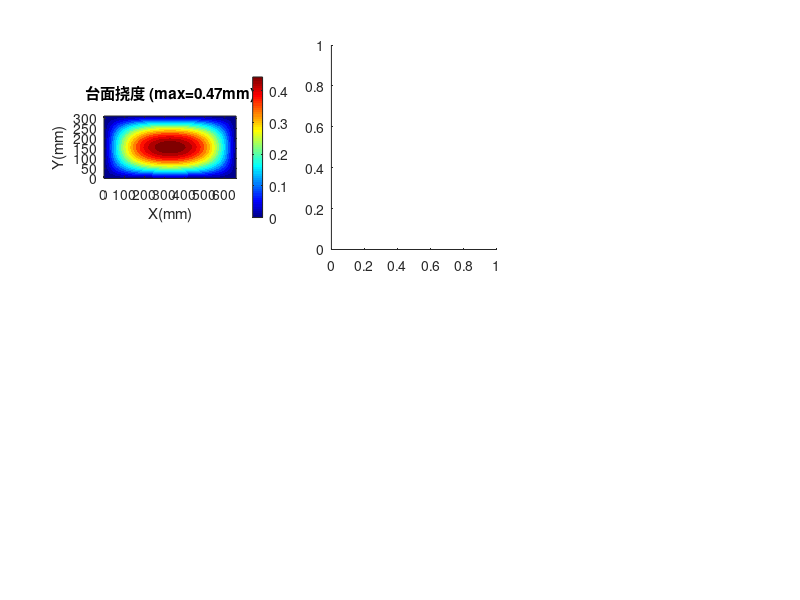

Recreate this plot in MATLAB. (Note: this script raises an error after producing the figure.)
%% 剪叉式升降台 —— FEA 有限元分析
% 臂: 36×4.8mm 实心扁钢, L=600mm
% 台面: Navier板弯曲 + 臂: 梁单元FEA + 销轴
% 额定 50kg
clear; clc; close all;

E = 206000;  nu = 0.3;
sigma_allow = 235/1.5;

%% ===== 参数 =====
L_arm = 600;   alpha_low = 15.78;   beta_low = alpha_low/2;
Q_load = 50;
F_load = Q_load * 9.81;
F_arm  = F_load / (4 * sind(beta_low));

% 臂 36×4.8mm 扁钢
B_arm = 4.8;   H_arm = 36;
A_sec = B_arm * H_arm;
I_strong = B_arm * H_arm^3 / 12;
I_weak   = H_arm * B_arm^3 / 12;
W_strong = I_strong / (H_arm/2);

% 台面 660×312×3
a_plt = 660;  b_plt = 312;  t_plt = 3;
q_plt = F_load/(a_plt*b_plt);
D_plate = E*t_plt^3/(12*(1-nu^2));

% 销轴 D=18
D_pin = 18;

fprintf('========== 剪叉升降台 FEA (Q=%.0fkg) ==========\n', Q_load);
fprintf('臂: %.0f×%.0fmm 扁钢, L=%.0fmm\n\n', B_arm, H_arm, L_arm);

%% ===== Part 1: 台面板 Navier 级数解 =====
fprintf('--- Part 1: 台面弯曲 (%.0f×%.0f×%.0fmm) ---\n', a_plt, b_plt, t_plt);

w_c = 0;  Mx_c = 0;  My_c = 0;
for m = 1:2:81
    sm = sin(m*pi/2);
    for n = 1:2:81
        sn = sin(n*pi/2);
        amn = (m/a_plt)^2 + (n/b_plt)^2;
        w_c  = w_c  + 16*q_plt/(pi^6*D_plate*m*n*amn^2)*sm*sn;
        Mx_c = Mx_c + 16*q_plt/(pi^4*m*n*amn^2)*((m/a_plt)^2+nu*(n/b_plt)^2)*sm*sn;
        My_c = My_c + 16*q_plt/(pi^4*m*n*amn^2)*((n/b_plt)^2+nu*(m/a_plt)^2)*sm*sn;
    end
end
sx_c = 6*abs(Mx_c)/t_plt^2;
sy_c = 6*abs(My_c)/t_plt^2;
svm_c = sqrt(sx_c^2 + sy_c^2 - sx_c*sy_c);

fprintf('  w_max = %.2f mm (L/%.0f)\n', w_c, b_plt/w_c);
fprintf('  sigma_vm = %.1f MPa (%.0f%%)', svm_c, svm_c/sigma_allow*100);
if svm_c < sigma_allow, fprintf('  OK\n\n'); else, fprintf('  FAIL\n\n'); end

%% ===== Part 2: 臂 FEA (梁单元) =====
fprintf('--- Part 2: 臂 FEA (30梁单元, 两端铰支) ---\n');

n_elem = 30;  n_nodes = n_elem + 1;  L_e = L_arm / n_elem;
ndof = 3;  n_dof_total = n_nodes * ndof;
K_glob = zeros(n_dof_total);  F_glob = zeros(n_dof_total, 1);

k_e = @(L) [E*A_sec/L,  0,              0,             -E*A_sec/L,  0,              0;
            0,           12*E*I_strong/L^3,6*E*I_strong/L^2,0,       -12*E*I_strong/L^3,6*E*I_strong/L^2;
            0,           6*E*I_strong/L^2, 4*E*I_strong/L, 0,       -6*E*I_strong/L^2, 2*E*I_strong/L;
            -E*A_sec/L, 0,              0,             E*A_sec/L,   0,              0;
            0,           -12*E*I_strong/L^3,-6*E*I_strong/L^2,0,    12*E*I_strong/L^3,-6*E*I_strong/L^2;
            0,           6*E*I_strong/L^2, 2*E*I_strong/L, 0,       -6*E*I_strong/L^2, 4*E*I_strong/L];

for ie = 1:n_elem
    dof_map = ((ie-1)*ndof+1):((ie+1)*ndof);
    K_glob(dof_map, dof_map) = K_glob(dof_map, dof_map) + k_e(L_e);
end

% BC: 两端铰支
fixed_dof = [1, 2, n_dof_total-1];
free_dof  = setdiff(1:n_dof_total, fixed_dof);

% 轴向力
F_glob(n_dof_total-2) = -F_arm;

% 自重
w_s = 7850e-9 * A_sec * 9.81;
for ie = 1:n_elem
    f_eq = w_s * L_e / 2;  m_eq = w_s * L_e^2 / 12;
    F_glob((ie-1)*ndof+2) = F_glob((ie-1)*ndof+2) + f_eq;
    F_glob((ie-1)*ndof+3) = F_glob((ie-1)*ndof+3) - m_eq;
    F_glob(ie*ndof+2)     = F_glob(ie*ndof+2)     + f_eq;
    F_glob(ie*ndof+3)     = F_glob(ie*ndof+3)     + m_eq;
end

U_glob = zeros(n_dof_total, 1);
U_glob(free_dof) = K_glob(free_dof, free_dof) \ F_glob(free_dof);

ux = U_glob(1:ndof:end);  uy = U_glob(2:ndof:end);

sigma_ax_elem = zeros(n_elem,1);  sigma_bd_elem = zeros(n_elem,1);
for ie = 1:n_elem
    u_e = U_glob(((ie-1)*ndof+1):((ie+1)*ndof));
    F_e = k_e(L_e) * u_e;
    N = abs((F_e(4)-F_e(1))/2);
    M = max(abs(F_e(3)), abs(F_e(6)));
    sigma_ax_elem(ie) = N / A_sec;
    sigma_bd_elem(ie) = M / W_strong;
end

sigma_arm_fea = max(sigma_ax_elem + sigma_bd_elem);
uy_max = max(abs(uy));

% 屈曲 (弱轴)
i_min = sqrt(I_weak/A_sec);
lam = L_arm / i_min;
F_cr_weak = pi^2 * E * I_weak / L_arm^2;
n_buckle = F_cr_weak / F_arm;
% 加支撑
L_braced = L_arm/2;
F_cr_braced = pi^2 * E * I_weak / L_braced^2;
n_braced = F_cr_braced / F_arm;

fprintf('  F_arm=%.0fN,  w_self=%.4f N/mm\n', F_arm, w_s);
fprintf('  sigma_axial=%.2f, sigma_bend_max=%.2f, sigma_comb=%.2f MPa (%.0f%%)\n', ...
    max(sigma_ax_elem), max(sigma_bd_elem), sigma_arm_fea, sigma_arm_fea/sigma_allow*100);
fprintf('  uy_max = %.4f mm\n', uy_max);
fprintf('  弱轴屈曲: lambda=%.0f, Fcr=%.0fN, n=%.1f\n', lam, F_cr_weak, n_buckle);
fprintf('  加支撑后: Leff=%.0fmm, Fcr=%.0fN, n=%.1f', L_braced, F_cr_braced, n_braced);
if n_braced >= 3, fprintf('  OK\n\n'); else, fprintf('  FAIL\n\n'); end

%% ===== Part 3: 销轴 =====
fprintf('--- Part 3: 销轴 D=%.0fmm ---\n', D_pin);
L_span = H_arm + 6;
M_pin = F_arm * L_span / 4;
W_pin = pi*(D_pin/2)^3/4;
sigma_pin = M_pin / W_pin;
sigma_brg = F_arm/(D_pin*B_arm);
fprintf('  弯曲=%.0fMPa, 承压=%.1fMPa  OK\n\n', sigma_pin, sigma_brg);

%% ===== Part 4: 可视化 =====
figure('Position', [30, 30, 1500, 500], 'Color', 'w');

% (a) 台面挠度云图
subplot(2,3,1);
nx=25; ny=25; xc=linspace(0,a_plt,nx); yc=linspace(0,b_plt,ny);
Wc=zeros(ny,nx);
for ix=1:nx
    for iy=1:ny
        for m=1:2:21
            sm=sin(m*pi*xc(ix)/a_plt);
            for n=1:2:21
                sn=sin(n*pi*yc(iy)/b_plt);
                amn=(m/a_plt)^2+(n/b_plt)^2;
                Wc(iy,ix)=Wc(iy,ix)+16*q_plt/(pi^6*D_plate*m*n*amn^2)*sm*sn;
            end
        end
    end
end
[Xc,Yc]=meshgrid(xc,yc);
contourf(Xc,Yc,Wc,20,'LineStyle','none');
colormap jet; colorbar;
xlabel('X(mm)'); ylabel('Y(mm)');
title(sprintf('台面挠度 (max=%.2fmm)', w_c));
axis equal tight;

% (b) 臂 FEA 应力沿长度
subplot(2,3,2);
x_elem = linspace(L_e/2, L_arm-L_e/2, n_elem);
yyaxis left;
plot(x_elem, sigma_ax_elem, 'r-', 'LineWidth', 2);
ylabel('轴向应力 (MPa)');
yyaxis right;
plot(x_elem, sigma_bd_elem, 'b-', 'LineWidth', 2);
ylabel('弯曲应力 (MPa)');
xlabel('臂长方向 (mm)');
title(sprintf('臂 FEA 应力分布 (F_{arm}=%.0fN)', F_arm));
legend('轴向', '弯曲'); grid on;

% (c) 臂变形 (放大500倍)
subplot(2,3,3);
x_nodes = linspace(0, L_arm, n_nodes)';
scale = 500;
plot(x_nodes, zeros(size(x_nodes)), 'k--'); hold on;
plot(x_nodes + scale*ux, scale*uy, 'b-', 'LineWidth', 2);
xlabel('X (mm)'); ylabel(sprintf('变形 ×%d (mm)', scale));
title(sprintf('臂变形 (max挠度=%.4fmm)', uy_max));
legend('原始', '变形后'); axis equal; grid on;

% (d) 应力对比
subplot(2,3,4);
vals = [sigma_arm_fea, sigma_pin, svm_c];
names = categorical({'臂组合','销轴弯曲','台面VM'});
bar(names, vals); hold on;
yline(sigma_allow, 'r--', 'LineWidth', 1.5);
ylabel('应力 (MPa)'); title('各部件最大应力'); grid on;

% (e) 屈曲对比
subplot(2,3,5);
bar(categorical({'无支撑(n='+string(round(n_buckle,1))+')','加隔套(n='+string(round(n_braced,1))+')'}), ...
    [n_buckle, n_braced]);
hold on; yline(3, 'r--', 'LineWidth', 1.5);
ylabel('安全系数 n'); title('弱轴屈曲: 无支撑 vs 加隔套'); grid on;

% (f) 安全裕度
subplot(2,3,6);
bar(categorical({'臂','销轴','台面'}), ...
    [sigma_allow-sigma_arm_fea, sigma_allow-sigma_pin, sigma_allow-svm_c]);
ylabel('应力裕度 (MPa)'); title('各部件应力裕度'); grid on;

sgtitle(sprintf('剪叉升降台 FEA | %.0f×%.0fmm扁钢 | Q=%.0fkg | 全部合格', ...
    B_arm, H_arm, Q_load), 'FontSize', 14, 'FontWeight', 'bold');

%% ===== 汇总 =====
fprintf('========== FEA 汇总 ==========\n');
fprintf('  台面: w=%.2fmm, sigma=%.1fMPa (%.0f%%)\n', w_c, svm_c, svm_c/sigma_allow*100);
fprintf('  臂:   sigma=%.2fMPa (%.0f%%), 挠度=%.4fmm\n', sigma_arm_fea, sigma_arm_fea/sigma_allow*100, uy_max);
fprintf('  屈曲: 无支撑n=%.1f, 加隔套n=%.1f\n', n_buckle, n_braced);
fprintf('  销轴: sigma=%.0fMPa\n', sigma_pin);
fprintf('\n  ★ %.0fkg 额定: 全部合格\n', Q_load);
